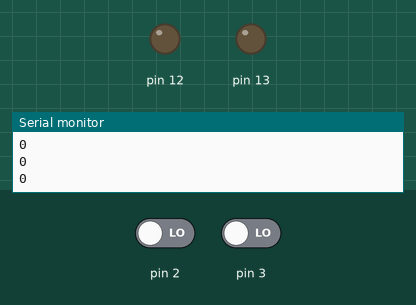
Simulated run of this sketch. Board: Arduino Uno, built with avr-gcc and run on an emulated ATmega328P. On the bench: output pins drawn as LEDs (lit = HIGH), the last lines printed to the serial monitor. The test bench sets the inputs (shaded band); at power-on: pin 3 LOW, pin 2 LOW.

Above: at 1.2 s.
1.3 s: pin 3 driven HIGH
At 2.3 s:
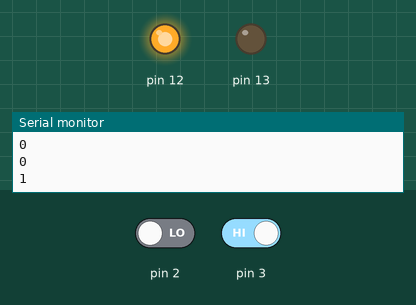
Timing chart, 0 to 4.3 s (numbered marks = the images above; inputs shaded):
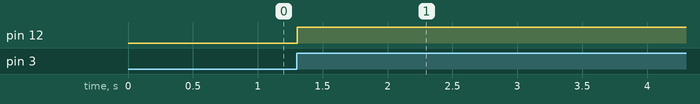

The sketch:

BASIC.ino
```cpp
int light = 0;

void setup() {
  Serial.begin(9600);
  pinMode(2,INPUT);
  pinMode(13,OUTPUT);
  pinMode(3,INPUT);
  pinMode(12,OUTPUT);
}

void loop() {
  Serial.println(digitalRead(2));
  if(digitalRead(2)){
    light = !light;
    digitalWrite(13,light);
    while(digitalRead(2));
  }
  Serial.println(digitalRead(3));
  if(digitalRead(3)){
    light = !light;
    digitalWrite(13,LOW);
    digitalWrite(12,light);
    while(digitalRead(3));
  }
}
```

Measured:
- after the input at 1.3 s, pin 12: LOW → HIGH at once
